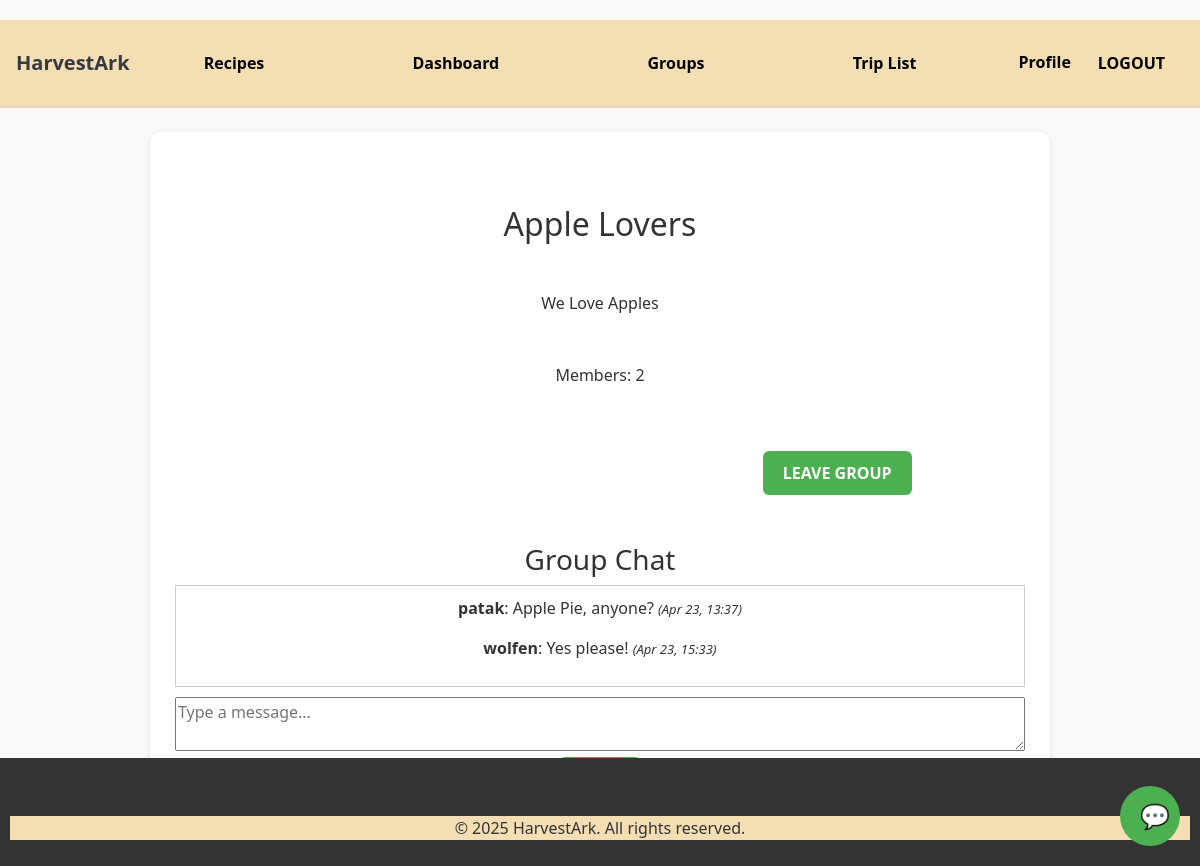
/chatbot/groups/1/ (signed in), run on the app's committed database.
### my_app/models.py (models this page shows, shortened)
class Group(models.Model):
    name = models.CharField(max_length=255, unique=True) # Unique name for the group
    description = models.TextField(blank=True) # Optional description
    created_at = models.DateTimeField(auto_now_add=True) # Creation timestamp
    members = models.ManyToManyField(User, related_name='custom_groups', blank=True) # Many-to-many relationship with User

class Message(models.Model): # Group chat message model
    group = models.ForeignKey(Group, on_delete=models.CASCADE)
    user = models.ForeignKey(User, on_delete=models.CASCADE)
    content = models.TextField()
    timestamp = models.DateTimeField(auto_now_add=True)

### my_app/views.py (the view)
# urls.py: path('groups/<int:group_id>/', group_detail, name='group_detail'),
@login_required
def group_detail(request, group_id): # View group details and messages
    group = get_object_or_404(Group, id=group_id)
    messages = Message.objects.filter(group=group).order_by('timestamp')
    if request.method == 'POST': # If the form has been submitted, get message content
        content = request.POST.get('message')
        if content:
            Message.objects.create(group=group, user=request.user, content=content)
            return redirect('group_detail', group_id=group.id)
    return render(request, 'groups/group_detail.html', { # Render the group detail template
        'group': group,
        'messages': messages
    })

### templates/groups/group_detail.html (shortened to what this page needs)
{% extends "base.html" %}
{% block content %}
<h2 class="text-center mt-5">{{ group.name }}</h2>
<p class="text-center mt-5">{{ group.description }}</p>
<p class="text-center mt-5">Members: {{ group.members.count }}</p>
{% if request.user in group.members.all %}
<br><br>
<a href="{% url 'leave_group' group.id %}" class="btn btn-primary">Leave Group</a>
    <h3 class="text-center mt-5">Group Chat</h3>
    <div style="border:1px solid #ccc; padding:10px; max-height:300px; overflow-y:auto;">
        {% for msg in messages %}
            <p><strong>{{ msg.user.username }}</strong>: {{ msg.content }} <em style="font-size:small;">({{ msg.timestamp|date:"M d, H:i" }})</em></p>
        {% empty %}
            <p>No messages yet.</p>
        {% endfor %}
    </div>
    <form method="POST" style="margin-top: 10px;">
        <textarea name="message" rows="2" style="width: 100%;" placeholder="Type a message..." required></textarea>
        <button type="submit" class="btn btn-primary">Send</button>
    </form>
{% else %}
    <a href="{% url 'join_group' group.id %}">Join Group</a>
{% endif %}
{% endblock %}

### static/css/styles.css (style rules this page uses)
body { font-family: 'Segoe UI', Tahoma, Geneva, Verdana, sans-serif; margin: 0; padding: 20px 0 40px; background-color: #f9f9f9; text-align: center; }
h1, h2, h3, h4, h5, h6, p, a, li { text-align: center; color: #333; }
button, .btn, .btn-outline-secondary, .btn-primary, .btn-tan { padding: 10px 20px; border-radius: 6px; text-transform: uppercase; cursor: pointer; font-weight: bold; text-align: center; }
.btn-primary { background-color: #4CAF50; color: white; border: none; }

### data on the page
Group: name "Apple Lovers", description "We Love Apples", members.count "2"
Message: user.username "patak", content "Apple Pie, anyone?", timestamp "Apr 23, 13:37"
Message: user.username "wolfen", content "Yes please!", timestamp "Apr 23, 15:33"
